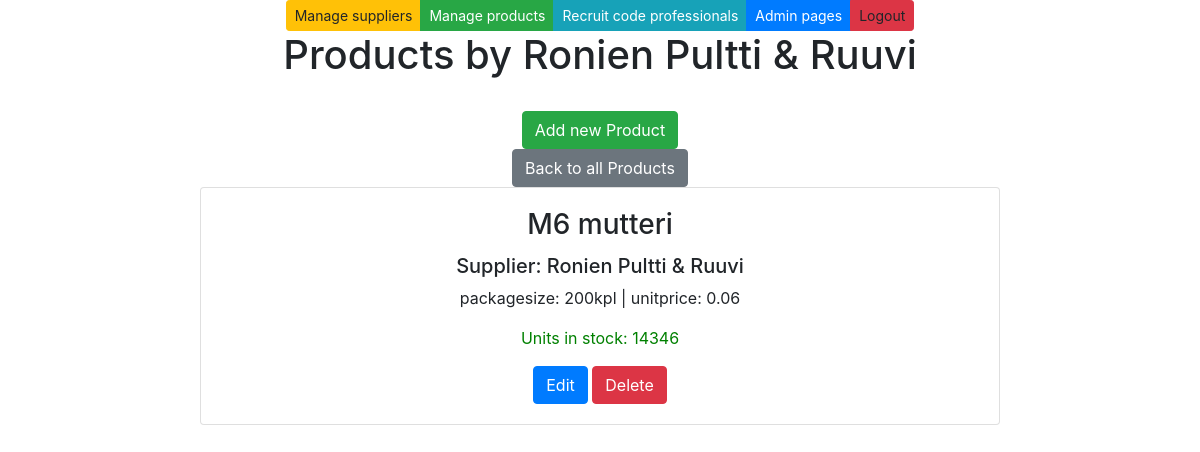
The app's page /products-by-supplier/2/ with its own data.
### app/models.py (models this page shows, shortened)
class Supplier(models.Model):
    companyname = models.CharField(max_length = 50, default="firma")
    contactname = models.CharField(max_length = 50, default="firma")
    address = models.CharField(max_length = 100, default="firma")
    phone = models.CharField(max_length = 20, default="firma")
    email = models.CharField(max_length = 50, default="firma")
    country = models.CharField(max_length = 50, default="firma")

class Product(models.Model):
    productname = models.CharField(max_length = 20, default = "laku")
    packagesize = models.CharField(max_length = 20, default = 3)
    unitprice = models.DecimalField(max_digits=8, decimal_places=2, default=1.00)
    unitsinstock = models.IntegerField(default = 3)
    supplier = models.ForeignKey(Supplier, on_delete=models.CASCADE)

### app/views.py (the view)
# urls.py: path('products-by-supplier/<int:id>/', productsfiltered),
def productsfiltered(request, id):
    productlist = Product.objects.all()
    supplierlist = Supplier.objects.all()
    supplier = Supplier.objects.get(id = id)
    filteredproducts = productlist.filter(supplier = id)
    context ={'products': filteredproducts, 'suppliers': supplierlist, "supplier" : supplier}
    return render (request,"filteredproductlist.html",context)

### app/templates/filteredproductlist.html (shortened to what this page needs)
{% extends 'index.html' %}
{% block content %}
<h1>Products by  {{supplier.companyname}}</h1>
<br />
<button id="add-btn" class="btn btn-success" onclick="showaddform()">Add new Product</button>
<br />
<a href="/products/" class="btn btn-secondary">Back to all Products</a>
<br />
{% for p in products %}
<div id="list">
    <div class="card" style="width: 50rem;">
        <div class="card-body">
            <h3 class="card-title">{{p.productname}} </h3>
            <h5 class="card-text">Supplier: {{p.supplier.companyname}}</h5>
            <p class="card-text">packagesize: {{p.packagesize}} | unitprice: {{p.unitprice}}</p>
            <p class="card-text" style="color: green;">Units in stock: {{p.unitsinstock}}</p>
            <a href="/edit-product-get/{{p.id}}/" class="btn btn-primary">Edit</a>
            <a href="/confirm-delete-product/{{p.id}}/" class="btn btn-danger">Delete</a>
        </div>
    </div>
    {% empty %}
    <h2>Ei mitään täällä!</h2>
</div>
{%endfor%}
{% endblock %}

### records on screen
Supplier: companyname "Ronien Pultti & Ruuvi"
Product: productname "M6 mutteri", supplier.companyname "Ronien Pultti & Ruuvi", packagesize "200kpl", unitprice "0.06", unitsinstock "14346"
